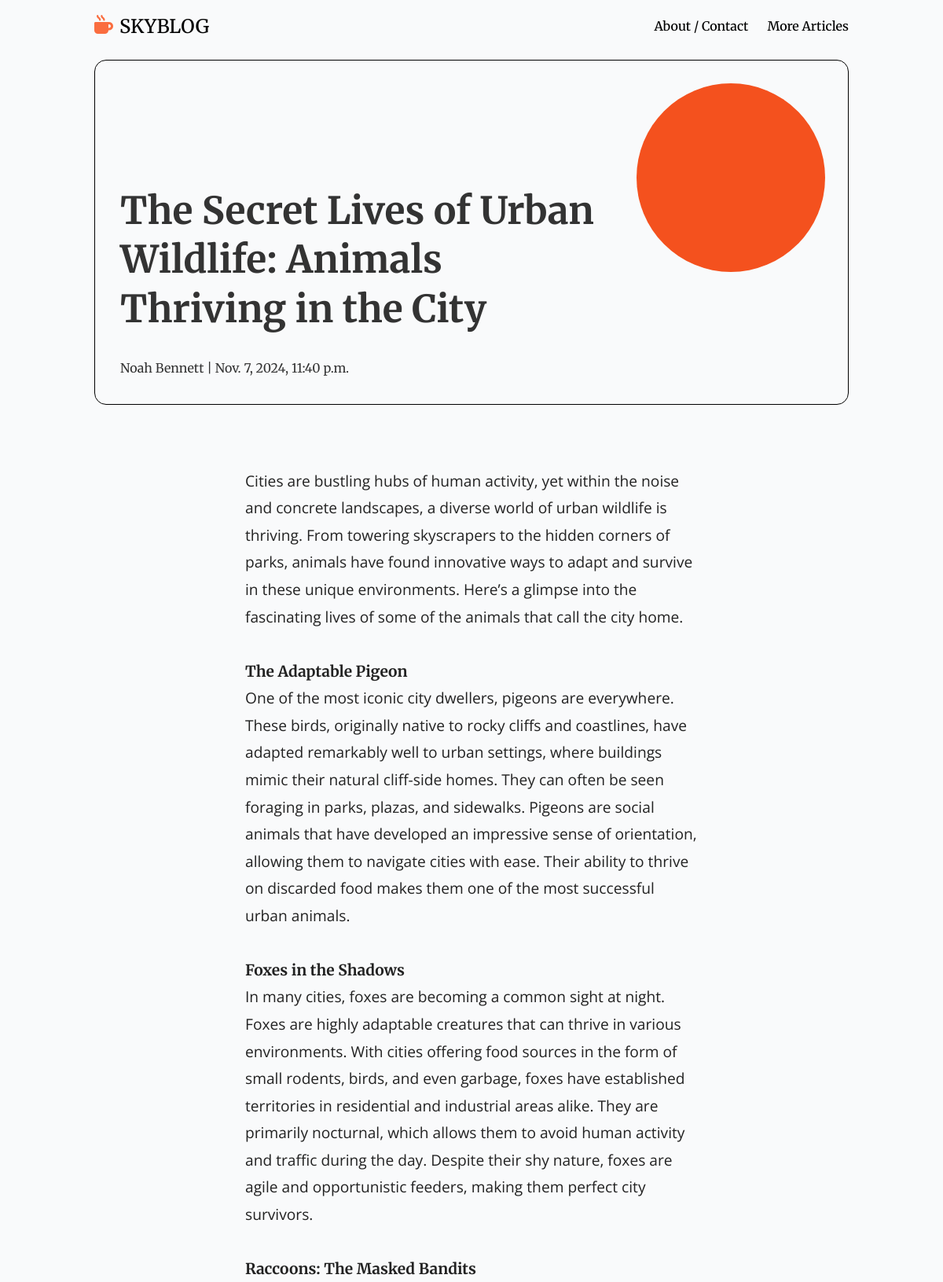
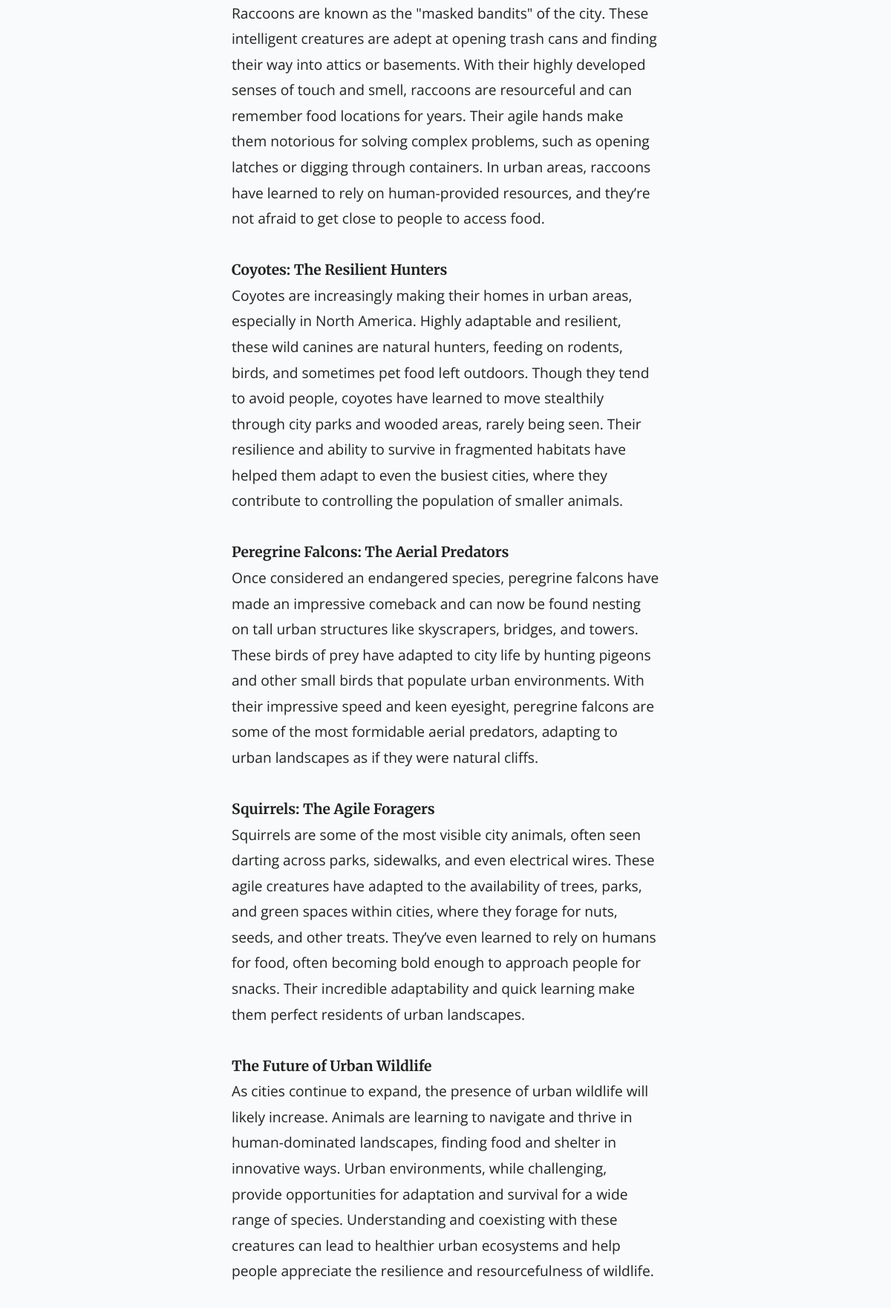
The app's page /the-secret-lives/ (upper part) with its own data (2 pictures, top to bottom).
### blog/models.py (models this page shows, shortened)
class Post(models.Model):
  STATUS = (
    (0, "Draft"),
    (1, "Publish"),
  )
  image = models.ImageField(upload_to='posts/', blank=True, null=True)
  title = models.CharField(max_length=100, unique=True)
  slug = models.SlugField(max_length=100, unique=True)
  author = models.ForeignKey(User, on_delete=models.CASCADE, related_name="blog_posts")
  updated_on = models.DateTimeField(auto_now=True)
  content = models.TextField()
  created_on = models.DateTimeField(auto_now_add=True)
  status = models.IntegerField(
    choices=STATUS,
    default=0,
    verbose_name="Post Status",
    help_text="Set the status of the post to draft or publish."
    )
  class Meta:
    ordering = ['-created_on']

### blog/views.py (the view, shortened to what this page needs)
# urls.py: path('<slug:slug>/', views.PostDetail.as_view(), name='post_detail'),
class PostDetail(generic.DetailView):
    model = Post
    template_name = "post_detail.html"
    def get_context_data(self, **kwargs):
        context = super().get_context_data(**kwargs)
        post = self.get_object()
        context['comments'] = post.comments.filter(active=True)
        context['comment_form'] = CommentForm()
        return context

### templates/post_detail.html (shortened to what this page needs)
{% extends "base.html" %}
{% load static %}
{% block content %}
<header class="detail-header">
  <div class="circle-shape"></div>
  <div class="post-info">
    <h1>{{ post.title }}</h1>
    <div class="post-meta">{{ post.author.first_name }} {{ post.author.last_name }} | {{ post.created_on }}</div>
  </div>
</header>
<div class="detail-container">
  <div class="main-content">
    <div class="detail-body">
      <p class="post-text">{{ post.content | safe }}</p>
    </div>
  </div>
</div>
{% endblock content %}

### static/css/styles.css (style rules this page uses)
* { margin: 0; padding: 0; box-sizing: border-box; font-family: "Merriweather", serif; }
body { background-color: #f9fafb; color: #333; font-size: 16px; line-height: 1.6; padding-top: 60px; }
.detail-container { width: 80%; margin: 5rem auto; }
.detail-header { border: 1px solid rgba(0,0,0,1); padding: 10rem 2rem 2rem; width: 80%; margin: 1rem auto; border-radius: 15px; }
.detail-header .post-info { width: 70%; }
.detail-header { position: relative; }
.circle-shape { width: 240px; height: 240px; position: absolute; top: 1.8rem; right: 1.8rem; background-color: #f4511e; border-radius: 50%; z-index: -100; }
.post-meta { margin-top: 2rem; }
.detail-header h1 { font-size: 3rem; line-height: 1.3; margin: 0 auto; }
.detail-body { width: 60%; margin: 0 auto; }
.detail-body p { font-family: "Open Sans", sans-serif; font-size: 1.2rem; line-height: 1.8em; color: #222; }

### records on screen
Post: title "The Secret Lives of Urban Wildlife: Animals Thriving in the City", author.first_name "Noah", author.last_name "Bennett", created_on "Nov. 7, 2024, 11:40 p.m.", content "Cities are bustling hubs of human activity, yet within the noise and concrete landscapes, a diverse world of urban wildlife is thriving. From towering skyscrapers to the hidden corners of parks, animals have found innovative ways to adapt and survive in these unique environments. Here’s a glimpse into the fascinating lives of some of the animals that call the city home. The Adaptable Pigeon One of the most iconic city dwellers, pigeons are everywhere. These birds, originally native to rocky cliffs and coastlines, have adapted remarkably well to urban settings, where buildings mimic their natural cliff-side homes. They can often be seen foraging in parks, plazas, and sidewalks. Pigeons are…"
